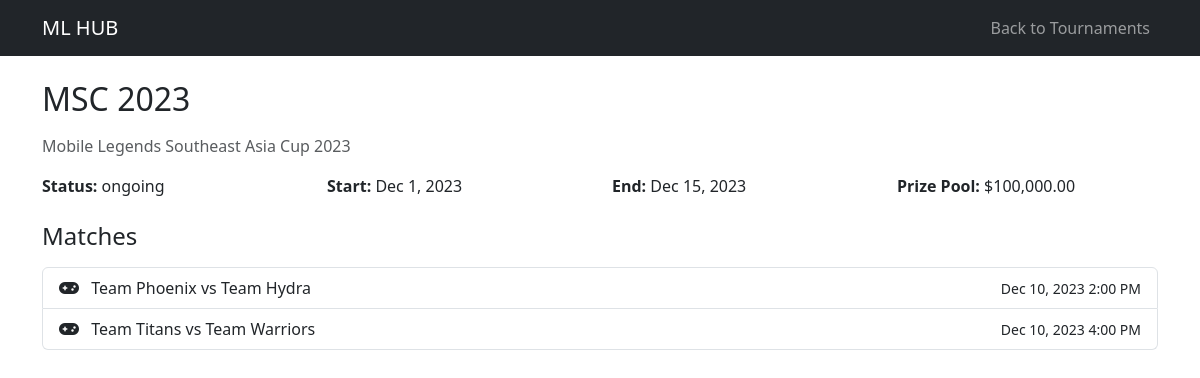
The page /tournament_details.php?id=1 on the database its author committed.
### tables this page shows
CREATE TABLE IF NOT EXISTS tournaments (
    id INT AUTO_INCREMENT PRIMARY KEY,
    name VARCHAR(100) NOT NULL,
    description TEXT,
    start_date DATE NOT NULL,
    end_date DATE NOT NULL,
    status ENUM('upcoming', 'ongoing', 'completed', 'cancelled') DEFAULT 'upcoming',
    bracket_type ENUM('single_elimination', 'double_elimination', 'swiss', 'round_robin') DEFAULT 'single_elimination',
    prize_pool DECIMAL(10,2),
    max_participants INT,
    entry_fee DECIMAL(10,2) DEFAULT 0.00,
    rules TEXT,
    stream_url VARCHAR(500),
    twitch_channel VARCHAR(100),
    youtube_channel VARCHAR(100),
    facebook_page VARCHAR(100),
    registration_deadline DATETIME,
    check_in_start DATETIME,
    check_in_end DATETIME,
    created_by INT NOT NULL,
    created_at TIMESTAMP DEFAULT CURRENT_TIMESTAMP,
    updated_at TIMESTAMP DEFAULT CURRENT_TIMESTAMP ON UPDATE CURRENT_TIMESTAMP,
    FOREIGN KEY (created_by) REFERENCES users(id) ON DELETE CASCADE
);

CREATE TABLE IF NOT EXISTS matches (
    id INT AUTO_INCREMENT PRIMARY KEY,
    tournament_id INT NOT NULL,
    team1_id INT NOT NULL,
    team2_id INT NOT NULL,
    scheduled_time DATETIME NOT NULL,
    status ENUM('scheduled', 'live', 'completed', 'cancelled') DEFAULT 'scheduled',
    score_team1 INT DEFAULT 0,
    score_team2 INT DEFAULT 0,
    round VARCHAR(50),
    created_at TIMESTAMP DEFAULT CURRENT_TIMESTAMP,
    FOREIGN KEY (tournament_id) REFERENCES tournaments(id) ON DELETE CASCADE,
    FOREIGN KEY (team1_id) REFERENCES teams(id) ON DELETE CASCADE,
    FOREIGN KEY (team2_id) REFERENCES teams(id) ON DELETE CASCADE
);

CREATE TABLE IF NOT EXISTS teams (
    id INT AUTO_INCREMENT PRIMARY KEY,
    name VARCHAR(100) NOT NULL,
    description TEXT,
    logo_url VARCHAR(255),
    created_at TIMESTAMP DEFAULT CURRENT_TIMESTAMP
);

### tournament_details.php (the view, shortened to what this page needs)
<?php
require_once 'config.php';
$id = isset($_GET['id']) ? (int) $_GET['id'] : 0;
try {
	$stmt = $pdo->prepare("SELECT * FROM tournaments WHERE id = ?");
	$stmt->execute([$id]);
	$tournament = $stmt->fetch();
	$matchesStmt = $pdo->prepare("SELECT m.*, t1.name as team1_name, t2.name as team2_name
		FROM matches m
		JOIN teams t1 ON m.team1_id = t1.id
		JOIN teams t2 ON m.team2_id = t2.id
		WHERE m.tournament_id = ?
		ORDER BY m.scheduled_time ASC");
	$matchesStmt->execute([$id]);
	$matches = $matchesStmt->fetchAll();
} catch (PDOException $e) {
	error_log('Tournament details error: ' . $e->getMessage());
	$tournament = null;
	$matches = [];
}
?>
<!DOCTYPE html>
<html lang="en">
<head>
	<link href="https://cdn.jsdelivr.net/npm/bootstrap@5.3.0/dist/css/bootstrap.min.css" rel="stylesheet">
	<link rel="stylesheet" href="https://cdnjs.cloudflare.com/ajax/libs/font-awesome/6.4.0/css/all.min.css">
</head>
<body>
	<nav class="navbar navbar-expand-lg navbar-dark bg-dark">
		<div class="container">
			<a class="navbar-brand" href="index.php">ML HUB</a>
			<div class="navbar-nav ms-auto">
				<a href="tournaments.php" class="nav-link">Back to Tournaments</a>
			</div>
		</div>
	</nav>
	<div class="container my-4">
		<h2 class="mb-3"><?php echo htmlspecialchars($tournament['name']); ?></h2>
		<p class="text-muted"><?php echo nl2br(htmlspecialchars($tournament['description'])); ?></p>
		<div class="row mb-4">
			<div class="col-md-3"><strong>Status:</strong> <?php echo htmlspecialchars($tournament['status']); ?></div>
			<div class="col-md-3"><strong>Start:</strong> <?php echo date('M j, Y', strtotime($tournament['start_date'])); ?></div>
			<div class="col-md-3"><strong>End:</strong> <?php echo date('M j, Y', strtotime($tournament['end_date'])); ?></div>
			<div class="col-md-3"><strong>Prize Pool:</strong> $<?php echo number_format((float)($tournament['prize_pool'] ?? 0), 2); ?></div>
		</div>
		<h4 class="mb-3">Matches</h4>
		<?php if ($matches): ?>
			<div class="list-group">
				<?php foreach ($matches as $match): ?>
					<a class="list-group-item list-group-item-action d-flex justify-content-between align-items-center" href="match_details.php?id=<?php echo $match['id']; ?>">
						<span>
							<i class="fas fa-gamepad me-2"></i>
							<?php echo htmlspecialchars($match['team1_name']); ?> vs <?php echo htmlspecialchars($match['team2_name']); ?>
						</span>
						<small><?php echo date('M j, Y g:i A', strtotime($match['scheduled_time'])); ?></small>
					</a>
				<?php endforeach; ?>
			</div>
		<?php else: ?>
			<p class="text-muted">No matches scheduled for this tournament yet.</p>
		<?php endif; ?>
	</div>
</body>
</html>

### rows shown on the page
tournaments: name "MSC 2023", description "Mobile Legends Southeast Asia Cup 2023", status "ongoing", start_date "Dec 1, 2023", end_date "Dec 15, 2023", prize_pool "100,000.00"
matches: team1.name "Team Phoenix", team2.name "Team Hydra", scheduled_time "Dec 10, 2023 2:00 PM"
matches: team1.name "Team Titans", team2.name "Team Warriors", scheduled_time "Dec 10, 2023 4:00 PM"
